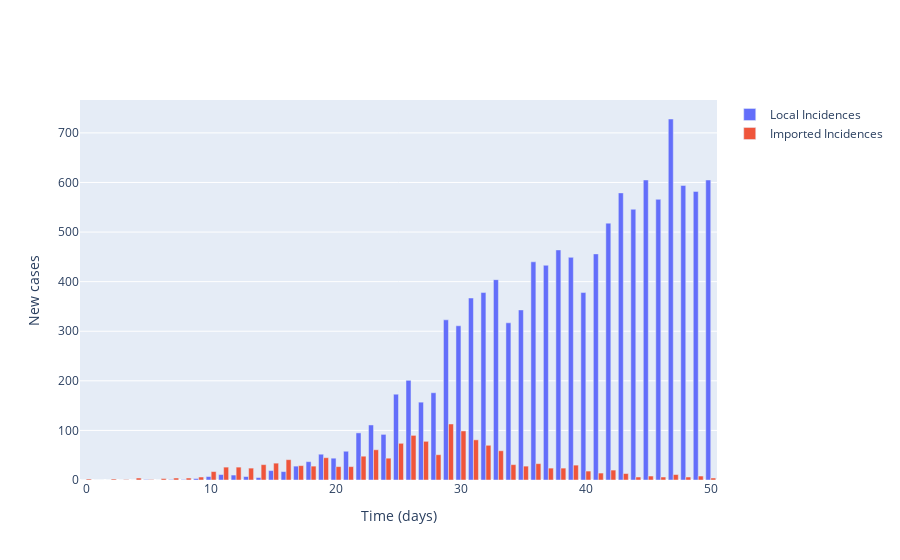

The notebook cell this image was saved under:
### Code cell
# Plot (bar chart cases each day)
fig = go.Figure()

# Plot of incidences
fig.add_trace(
    go.Bar(
        x=times,
        y=locally_infected_cases,
        name='Local Incidences'
    )
)

fig.add_trace(
    go.Bar(
        x=times,
        y=imported_cases,
        name='Imported Incidences'
    )
)

# Add axis labels
fig.update_layout(
    xaxis_title='Time (days)',
    yaxis_title='New cases'
)

fig.show()

### Figure 1 — Plotly figure (JSON) as saved in the notebook; plotly's stock layout.template omitted (floating-point values rounded to 4 significant figures)
{"data": [{"name": "Local Incidences", "type": "bar", "x": [0, 1, 2, 3, 4, 5, 6, 7, 8, 9, 10, 11, 12, 13, 14, 15, 16, 17, 18, 19, 20, 21, 22, 23, 24, 25, 26, 27, 28, 29, 30, 31, 32, 33, 34, 35, 36, 37, 38, 39, 40, 41, 42, 43, 44, 45, 46, 47, 48, 49, 50, 51], "y": [0, 0, 0, 0, 0, 1, 0, 1, 1, 3, 7, 11, 10, 7, 5, 19, 17, 28, 37, 52, 44, 58, 95, 111, 92, 173, 201, 157, 176, 323, 311, 367, 378, 404, 317, 343, 440, 433, 464, 449, 378, 456, 518, 579, 546, 605, 566, 728, 594, 582, 605]}, {"name": "Imported Incidences", "type": "bar", "x": [0, 1, 2, 3, 4, 5, 6, 7, 8, 9, 10, 11, 12, 13, 14, 15, 16, 17, 18, 19, 20, 21, 22, 23, 24, 25, 26, 27, 28, 29, 30, 31, 32, 33, 34, 35, 36, 37, 38, 39, 40, 41, 42, 43, 44, 45, 46, 47, 48, 49, 50, 51], "y": [2, 0, 2, 1, 4, 1, 3, 4, 4, 6, 17, 26, 26, 24, 31, 34, 41, 29, 28, 45, 27, 27, 48, 61, 44, 74, 90, 78, 51, 113, 99, 81, 70, 59, 31, 28, 33, 24, 24, 30, 18, 14, 20, 13, 6, 8, 6, 11, 6, 8, 4]}], "layout": {"xaxis": {"title": {"text": "Time (days)"}}, "yaxis": {"title": {"text": "New cases"}}}}
